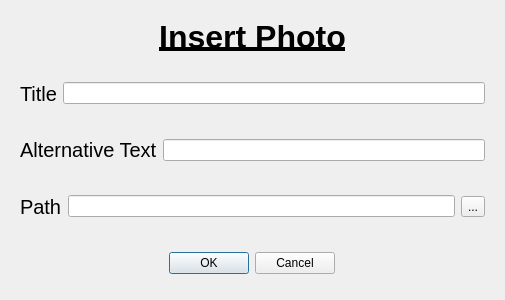
<?xml version="1.0" encoding="UTF-8"?>
<ui version="4.0">
 <class>Photo_Dialog</class>
 <widget class="QDialog" name="Photo_Dialog">
  <property name="geometry">
   <rect>
    <x>0</x>
    <y>0</y>
    <width>505</width>
    <height>300</height>
   </rect>
  </property>
  <property name="windowTitle">
   <string>Insert Photo</string>
  </property>
  <layout class="QVBoxLayout" name="verticalLayout">
   <item>
    <widget class="QLabel" name="title">
     <property name="font">
      <font>
       <pointsize>24</pointsize>
       <bold>true</bold>
       <underline>true</underline>
      </font>
     </property>
     <property name="text">
      <string>Insert Photo</string>
     </property>
     <property name="alignment">
      <set>Qt::AlignCenter</set>
     </property>
    </widget>
   </item>
   <item>
    <widget class="QWidget" name="widget" native="true">
     <layout class="QHBoxLayout" name="horizontalLayout">
      <item>
       <widget class="QLabel" name="title_label">
        <property name="font">
         <font>
          <pointsize>15</pointsize>
         </font>
        </property>
        <property name="text">
         <string>Title</string>
        </property>
       </widget>
      </item>
      <item>
       <widget class="QLineEdit" name="title_line_edit"/>
      </item>
     </layout>
    </widget>
   </item>
   <item>
    <widget class="QWidget" name="widget_3" native="true">
     <layout class="QHBoxLayout" name="horizontalLayout_3">
      <item>
       <widget class="QLabel" name="alter_label">
        <property name="font">
         <font>
          <pointsize>15</pointsize>
         </font>
        </property>
        <property name="text">
         <string>Alternative Text</string>
        </property>
       </widget>
      </item>
      <item>
       <widget class="QLineEdit" name="alter_line_edit"/>
      </item>
     </layout>
    </widget>
   </item>
   <item>
    <widget class="QWidget" name="widget_2" native="true">
     <layout class="QHBoxLayout" name="horizontalLayout_2">
      <item>
       <widget class="QLabel" name="path_label">
        <property name="font">
         <font>
          <pointsize>15</pointsize>
         </font>
        </property>
        <property name="text">
         <string>Path</string>
        </property>
       </widget>
      </item>
      <item>
       <widget class="QLineEdit" name="path_line_edit"/>
      </item>
      <item>
       <widget class="QToolButton" name="path_button">
        <property name="text">
         <string>...</string>
        </property>
       </widget>
      </item>
     </layout>
    </widget>
   </item>
   <item alignment="Qt::AlignHCenter|Qt::AlignVCenter">
    <widget class="QDialogButtonBox" name="buttonBox">
     <property name="orientation">
      <enum>Qt::Horizontal</enum>
     </property>
     <property name="standardButtons">
      <set>QDialogButtonBox::Cancel|QDialogButtonBox::Ok</set>
     </property>
    </widget>
   </item>
  </layout>
 </widget>
 <resources/>
 <connections>
  <connection>
   <sender>buttonBox</sender>
   <signal>accepted()</signal>
   <receiver>Photo_Dialog</receiver>
   <slot>accept()</slot>
   <hints>
    <hint type="sourcelabel">
     <x>248</x>
     <y>254</y>
    </hint>
    <hint type="destinationlabel">
     <x>157</x>
     <y>274</y>
    </hint>
   </hints>
  </connection>
  <connection>
   <sender>buttonBox</sender>
   <signal>rejected()</signal>
   <receiver>Photo_Dialog</receiver>
   <slot>reject()</slot>
   <hints>
    <hint type="sourcelabel">
     <x>316</x>
     <y>260</y>
    </hint>
    <hint type="destinationlabel">
     <x>286</x>
     <y>274</y>
    </hint>
   </hints>
  </connection>
 </connections>
</ui>
